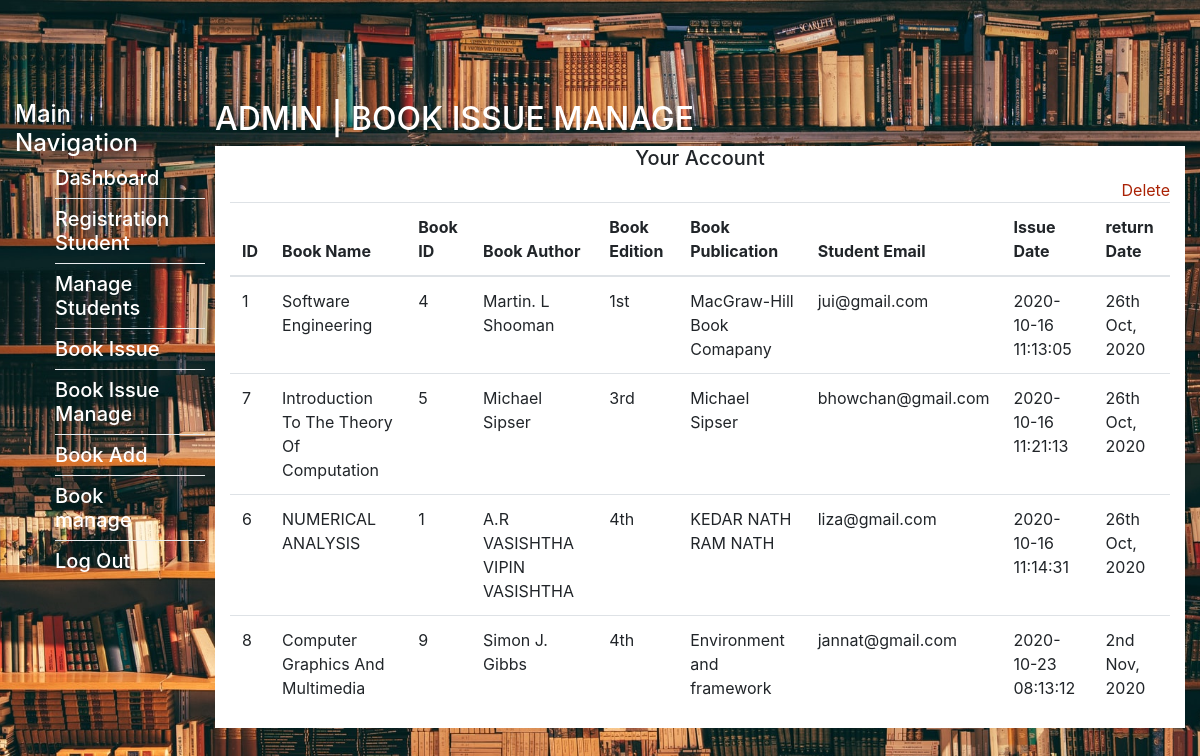
Screenshot of /admin-book-issue-manage.php (signed in) with the database file from the repository.
### tables this page shows
CREATE TABLE `book_issue` (
  `id` int(11) NOT NULL,
  `book_name` varchar(255) NOT NULL,
  `book_id` int(11) NOT NULL,
  `book_author` varchar(255) NOT NULL,
  `book_edition` varchar(255) NOT NULL,
  `book_publication` varchar(100) NOT NULL,
  `student_id` int(11) NOT NULL,
  `student_mail` varchar(255) NOT NULL,
  `issue_date` varchar(255) NOT NULL,
  `return_date` varchar(255) NOT NULL
);

### inc/admin/manage-book-issue-dashboard.php (the view, shortened to what this page needs)
<div class="container-fluid container-fullw bg-white doctor-specialization">
    <div class="row">
        <div class="col-md-12 doctor-specialization-list">
            <h5 class="text-center">Your Account</h5>
            <div class="text-right">
                <a class="update" href='admin-student-delete.php'>Delete</a>
            </div>
            <form method="POST">
                <table class="table table-hover" id="sample-table-1">
                    <thead>
                        <tr>
                            <th class="center">ID</th>
                            <th>Book Name</th>
                            <th>Book ID</th>
                            <th>Book Author</th>
                            <th>Book Edition</th>
                            <th>Book Publication</th>
                            <th>Student Email</th>
                            <th>Issue Date</th>
                            <th>return Date</th>
                        </tr>
                    </thead>
                    <tbody>
                    <?php
                        while ($data = mysqli_fetch_assoc($result)) {
                            if('1' == $data['book_edition']){
                                $edition = $data['book_edition']."st";
                            }elseif('2' == $data['book_edition']){
                                $edition = $data['book_edition']."nd";
                            }elseif('3' == $data['book_edition']){
                                $edition = $data['book_edition']."rd";
                            }else{
                                $edition = $data['book_edition']."th";
                            }
                    ?>
                    <tr>
                        <td><?php echo $data['id'];?></td>
                        <td><?php echo $data['book_name'];?></td>
                        <td><?php echo $data['book_id'];?></td>
                        <td><?php echo $data['book_author'];?></td>
                        <td><?php echo $edition;?></td>
                        <td><?php echo $data['book_publication'];?></td>
                        <td><?php echo $data['student_mail'];?></td>
                        <td><?php echo $data['issue_date'];?></td>
                        <td><?php echo $data['return_date'];?></td>
                    </tr>
                    <?php
                        }
                    ?>
                    </tbody>
                </table>
            </form>
        </div>
    </div>
</div>

### assets/css/main.css (style rules this page uses)
a, a:hover { text-decoration: none; color: #AA2205; }
body { background-image: url(../images/bg.jpg); height: 100vh; position: relative; background-size: cover; background-position: center; background-repeat: no-repeat; background-attachment: fixed; }

### rows the page displays
book_issue: id "1", book_name "Software Engineering", book "4", book_author "Martin. L Shooman", book_edition "1st", book_publication "MacGraw-Hill Book Comapany", student_mail "jui@gmail.com", issue_date "2020-10-16 11:13:05", return_date "26th Oct, 2020"
book_issue: id "7", book_name "Introduction To The Theory Of Computation", book "5", book_author "Michael Sipser", book_edition "3rd", book_publication "Michael Sipser", student_mail "bhowchan@gmail.com", issue_date "2020-10-16 11:21:13", return_date "26th Oct, 2020"
book_issue: id "6", book_name "NUMERICAL ANALYSIS", book "1", book_author "A.R VASISHTHA VIPIN VASISHTHA", book_edition "4th", book_publication "KEDAR NATH RAM NATH", student_mail "liza@gmail.com", issue_date "2020-10-16 11:14:31", return_date "26th Oct, 2020"
book_issue: id "8", book_name "Computer Graphics And Multimedia", book "9", book_author "Simon J. Gibbs", book_edition "4th", book_publication "Environment and framework", student_mail "jannat@gmail.com", issue_date "2020-10-23 08:13:12", return_date "2nd Nov, 2020"
